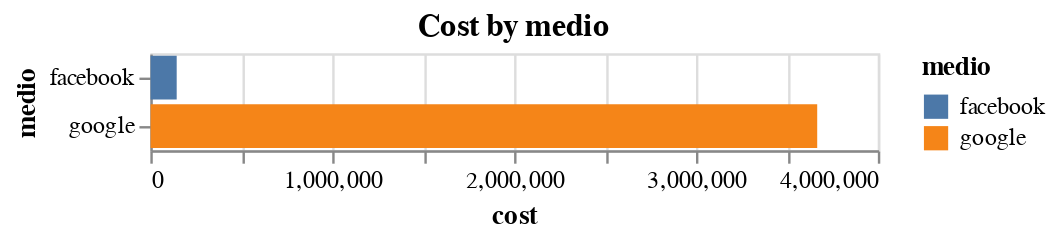

Source (notebook cell):
### Markdown cell above
## 6. Análisis y Visualización
Crea visualizaciones para entender los datos:

### Code cell
df_campaigns.group_by("medio").agg([pl.sum("cost")]).plot.bar(x="cost", y="medio", color="medio").properties(title="Cost by medio")

### Figure 1 — Vega-Lite specification as saved in the notebook (floating-point values rounded to 4 significant figures)
{"config": {"view": {"continuousWidth": 300, "continuousHeight": 300}}, "data": {"name": "data-cad2053164755e615d8e8410d9f22be1"}, "mark": {"type": "bar", "tooltip": true}, "encoding": {"color": {"field": "medio", "type": "nominal"}, "x": {"field": "cost", "type": "quantitative"}, "y": {"field": "medio", "type": "nominal"}}, "params": [{"name": "param_1", "select": {"type": "interval", "encodings": ["x", "y"]}, "bind": "scales"}], "title": "Cost by medio", "$schema": "https://vega.github.io/schema/vega-lite/v5.20.1.json", "datasets": {"data-cad2053164755e615d8e8410d9f22be1": [{"medio": "facebook", "cost": 144800.0}, {"medio": "google", "cost": 3667000.0}]}}
